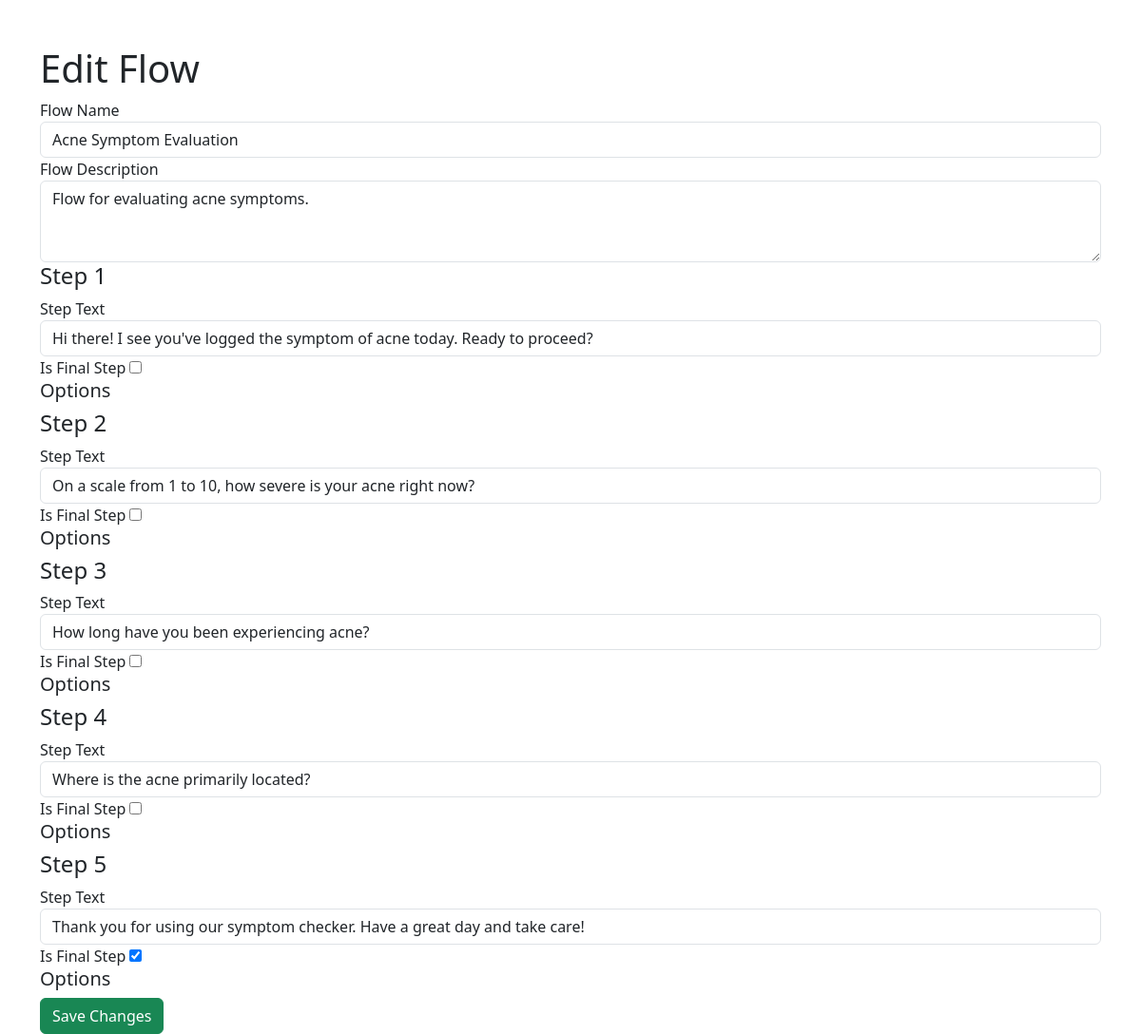
/flows/edit/1/, run on an earlier commit of the app's database.
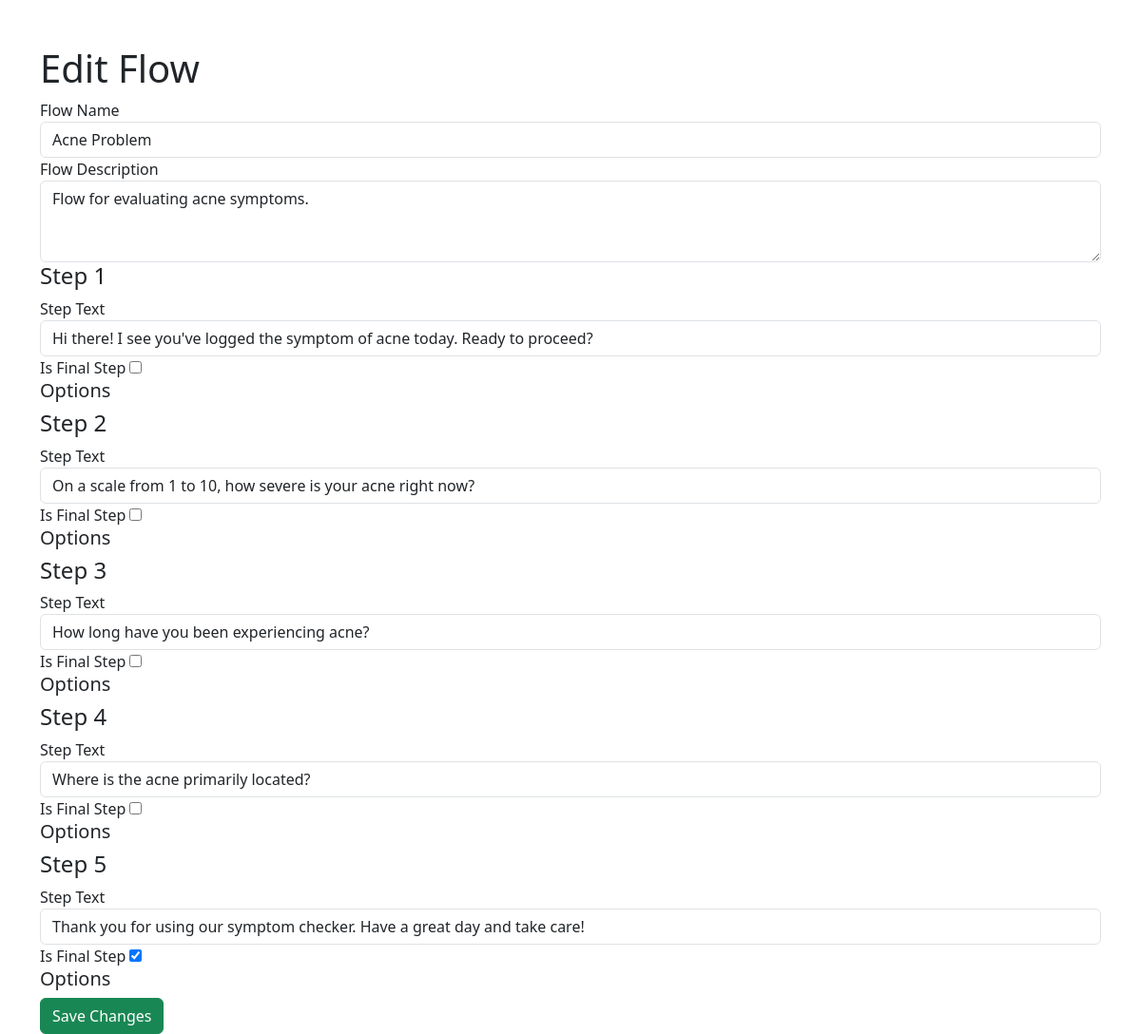
And on a later commit of the database.
### ChabotFeature/models.py (models this page shows)
class Flow(models.Model):
    name = models.CharField(max_length=100)
    description = models.TextField()

### ChabotFeature/views.py (the view)
# urls.py: path('flows/edit/<int:flow_id>/', edit_flow, name='edit_flow'),
def edit_flow(request, flow_id):
    flow = get_object_or_404(Flow, id=flow_id)
    steps = FlowStep.objects.filter(flow=flow).prefetch_related('options')
    return render(request, 'ChabotFeature/edit_page.html', {'flow': flow, 'steps': steps})

### ChabotFeature/templates/ChabotFeature/edit_page.html (shortened to what this page needs)
{% extends 'base.html' %}
{% block content %}
<div class="container mt-5">
    <h1>Edit Flow</h1>
    <form id="editFlowForm">
        <div class="form-group">
            <label for="flowName">Flow Name</label>
            <input type="text" class="form-control" id="flowName" value="{{ flow.name }}" required>
        </div>
        <div class="form-group">
            <label for="flowDescription">Flow Description</label>
            <textarea class="form-control" id="flowDescription" rows="3" required>{{ flow.description }}</textarea>
        </div>
        <div id="stepsContainer">
            {% for step in steps %}
            <div class="step-container" data-step-id="{{ step.id }}">
                <h4>Step {{ forloop.counter }}</h4>
                <div class="form-group">
                    <label for="stepText{{ step.id }}">Step Text</label>
                    <input type="text" class="form-control" id="stepText{{ step.id }}" value="{{ step.text }}" required>
                </div>
                <div class="form-group">
                    <label for="isFinalStep{{ step.id }}">Is Final Step</label>
                    <input type="checkbox" id="isFinalStep{{ step.id }}" {% if step.is_final_step %}checked{% endif %}>
                </div>
                <div class="options-container">
                    <h5>Options</h5>
                </div>
            </div>
            {% endfor %}
        </div>
        <button type="submit" class="btn btn-success">Save Changes</button>
    </form>
</div>
{% endblock %}

What changed in the data, as far as the page shows it:
changed Flow "Flow for evaluating acne symptoms.": name "Acne Symptom Evaluation" → "Acne Problem"
